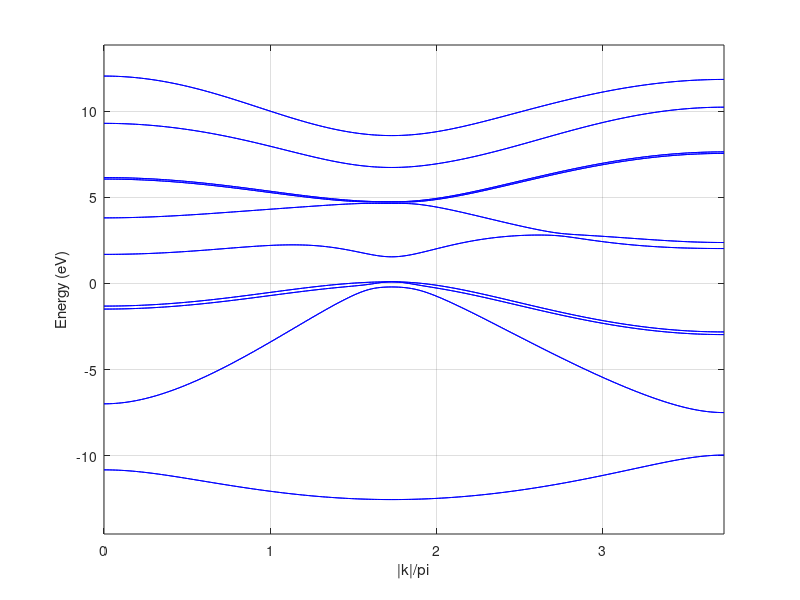

This figure's MATLAB source:
%In the name of God, The Compassionate, The Merciful


% This is a class project written for Quantum Transport course;
% Which is based on the following book and it's matlab code appendix: 
  % "Quantum Transport:Atom to Transistor" by Professor Supriyo Datta.

% E(k) is calculated by finding the eigenvalues of the matrix in Eq. (5.3.3) for each value of k
% along Gamma–X (that is, from k = 0 to k = 2pi/a * [1 0 0]) and
% Gamma–L (that is, from k = 0 to k = pi/a * [1 1 1]) directions.
% Some lines on the plot are degenerate.

% -------------------------------------------------
% GaAs Crystallographic System : ZinkBlend (2 FCCs)
% ---> 2 atoms in the primitive unit cell (1rst Brilluin Zone of the Direct Lattice)

% Ga:[Ar]3d10,4s2,4p1 ---> Valance Orbirtals of Ga (approx) : 4s,4p,5s
% As:[Ar]3d10,4s2,4p3 ---> Valance Orbirtals of As (approx) : 4s,4p,5s

% ---> Basis Functions:
% |Sa>, |Xa>, |S*a>; |Sc>, |Xc>, |S*c>
      % |Ya>               |Yc>
      % |Za>               |Zc>

% ----------------
% Orthogonality:
% <_a|_a>=0
% <_c|_c>=0

% ----------------
% Diagonal Elements:
% Esa=  <Sa|Sa>
% Epa=  <Xa|Xa>
% Es*a= <S*a|S*a>
% Esc=  <Sc|Sc>
% Epc=  <Xc|Xc>
% Es*c= <S*c|S*c>

% ----------------
% Overlap Integrals:
% Ess=<Sa|Sc>
% Esapc=<Sa|Xc>
% 0=<Sa|S*c>
% Epasc=<Xa|Sc>
% Exx=<Xa|Xc>
% Exy=<Xa|Yc>
% Epas*c=<Xa|S*c>
% Es*apc=<S*a|Xc>

% ----------------
% The 4 nearest cation atoms (Ga) place vectors: d1,d2,d3,d4.
% ---> g0,g1,g2,g3

% The anion atom (As) placed inside the very tetrahedron.
% ---> Overlap Integrals (Ess, ... )

% <n,Sa|m,Sc>=exp(ik.(dm-dn)) * <0,Sa|0,Sc> =<Sa|Sc>

% On Page 118



clear all;
close all;
clc;

Esa=-8.3431; Epa=1.0414; Esc=-2.6569; Epc=3.6686; Esea=8.5914; Esec=6.7386;
Vss=-6.4513; Vxx=1.9546; Vxy=5.0779; Vsapc=4.4800; Vpasc=5.7839; Vseapc=4.8422; Vpasec=4.8077;
soa=.3787/3; soc=.0129/3;

d1=[0 0 0]/2;
d2=[0 -1 -1]/2;
d3=[-1 0 -1]/2;
d4=[-1 -1 0]/2;



Nt=100;
k_max=zeros(1,Nt+1);



% L:      pi*[1 1 1]
% Gamma:     [0 0 0]
% X:     2pi*[0 1 0]

ks = pi*[1 1 1;
         0 0 0;
         0 2 0];
 


for i=1:2
    
    k0 = ks(i,:);
    dk = (ks(i+1,:)-ks(i,:))/Nt;
    
    E = zeros(Nt+1,20); % Dimension of Hamiltonian is 20*20 ---> 20 eigen values.
    
    for Nk = 0:Nt
        
        k=k0+dk*Nk;
        
        p1=exp(1i*sum(k.*d1));
        p2=exp(1i*sum(k.*d2));
        p3=exp(1i*sum(k.*d3));
        p4=exp(1i*sum(k.*d4));
        
        g0=(p1+p2+p3+p4)/4;
        g1=(p1+p2-p3-p4)/4;
        g2=(p1-p2+p3-p4)/4;
        g3=(p1-p2-p3+p4)/4;
        
        h=[Esa/2 Vss*g0 0 0 0 Vsapc*g1 Vsapc*g2 Vsapc*g3 0 0;
            0 Esc/2 -Vpasc*conj(g1) -Vpasc*conj(g2) -Vpasc*conj(g3) 0 0 0 0 0;
            0 0 Epa/2 0 0 Vxx*g0 Vxy*g3 Vxy*g2 0 -Vpasec*g1;
            0 0 0 Epa/2 0 Vxy*g3 Vxx*g0 Vxy*g1 0 -Vpasec*g2;
            0 0 0 0 Epa/2 Vxy*g2 Vxy*g1 Vxx*g0 0 -Vpasec*g3;
            0 0 0 0 0 Epc/2 0 0 Vseapc*(g1) 0;
            0 0 0 0 0 0 Epc/2 0 Vseapc*(g2) 0;
            0 0 0 0 0 0 0 Epc/2 Vseapc*(g3) 0;
            0 0 0 0 0 0 0 0 Esea/2 0;
            0 0 0 0 0 0 0 0 0 Esec/2];
        H=[h+h' zeros(10);
            zeros(10) h+h'];
        
        hso=zeros(20);
        hso(3,4)=-1i*soa;hso(3,15)=soa;
        hso(4,15)=-1i*soa;
        hso(5,13)=-soa;hso(5,14)=1i*soa;
        hso(6,7)=-1i*soc;hso(6,18)=soc;
        hso(7,18)=-1i*soc;
        hso(8,16)=-soc;hso(8,17)=1i*soc;
        hso(13,14)=1i*soa;
        hso(16,17)=1i*soc;
        Hso=hso+hso';
        
        [V,D]=eig(H+Hso);
        eigst = diag(D);
        E(Nk+1,:) = sort(real(eigst));
        
    end
    
    k_abs=(0:Nt).*sqrt(dk*dk');
    plot(k_max + k_abs./pi,E,'b');
    hold on
    k_max =k_max + ones(1,Nt+1).*Nt*sqrt(dk*dk')/pi;
    
    axis( [0  k_max(Nt)  min(min(E))-2  max(max(E))+2] )
    xlabel('|k|/pi')
    ylabel('Energy (eV)')
    grid on
end
